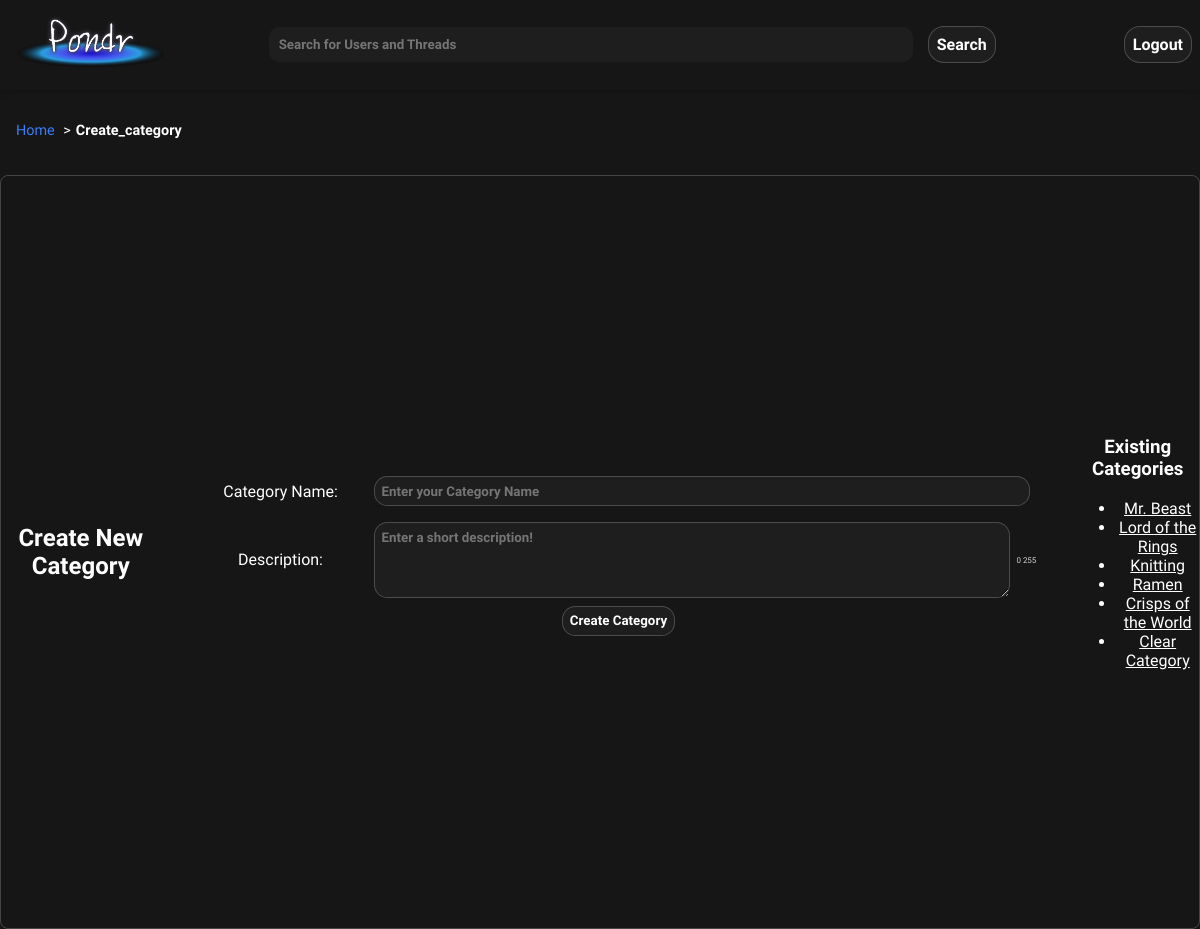
The page /public/pages/create_category.php (signed in) on the database its author committed.
### tables this page shows
CREATE TABLE categories (
    catId INT AUTO_INCREMENT,
    userId INT NOT NULL,
    name VARCHAR(255) NOT NULL,
    description VARCHAR(255),
    count INT NOT NULL DEFAULT 0,  
    PRIMARY KEY(catId),
    FOREIGN KEY(userId) REFERENCES users(userId)
        ON DELETE CASCADE
);

### public/pages/create_category.php (the view, shortened to what this page needs)
<!DOCTYPE html>
<html lang="en">
<head>
    <link rel="stylesheet" href="../css/styles.css">
    <link rel="stylesheet" href="../css/form.css">
</head>
<body>
    <?php require_once '../scripts/header.php'; ?>
    <main class="form-container center-container">
        <h2>Create New Category</h2>
        <form method="post" action="">
            <div class="form-item">
                <label for="categoryName">Category Name:</label>
                <input type="text" placeholder="Enter your Category Name" id="categoryName" name="categoryName" required>
            </div>
            <div class="form-item">
                <label for="categoryDescription">Description:</label>
                <textarea id="categoryDescription" placeholder="Enter a short description!" name="categoryDescription" rows="4" required></textarea>
                <div id="char-count">
                        <span id="curr">0</span>
                        <span id="max">255</span>
                    </div>
                </div>
            <button type="submit" class="submit-button">Create Category</button>
        </form>
        <section>
            <h3>Existing Categories</h3>
            <ul>
            <?php
                $sql = "SELECT catId, name FROM categories ORDER BY count DESC LIMIT 10;";
                $prstmt = $conn->prepare($sql);
                try {
                    $prstmt->execute();
                    $prstmt->bind_result($catListId,$catName);
                    if ($prstmt->fetch()) {
                        echo (isset($search)) ? "<li><a href=\"./discussion.php?catId=$catListId&search=$search\">$catName</a></li>" : "<li><a href=\"./discussion.php?catId=$catListId\">$catName</a></li>";
                        while ($prstmt->fetch()) {
                            echo (isset ($search)) ? "<li><a href=\"./discussion.php?catId=$catListId&search=$search\">$catName</a></li>" : "<li><a href=\"./discussion.php?catId=$catListId\">$catName</a></li>";
                        }
                        echo (isset ($search)) ? "<li><a href=\"./discussion.php?search=$search\">Clear Filter</a></li>" : "<li><a href=\"./discussion.php\">Clear Category</a></li>";
                    } else {
                        echo "<p>No Categories have been made yet! Try making one now!</p>";
                    }
                } catch(mysqli_sql_exception $e) {
                    $code = $e->getCode();
                    echo "<p>Error occurred: pulling categories. Error: $code</p>";
                }
                ?>
            </ul>
        </section>
    </main>
</body>
</html>

### public/css/styles.css (style rules this page uses)
:root { --background-color: #161616; --navbar-dark: linear-gradient(145deg, #0A0A0A, #161616); --button-border: rgba(255, 255, 255, 0.2); --text-color: #ffffff; --button-hover-bg: #2A2A2A; --input-background: #1E1E1E; --input-hover: rgba(255, 255, 255, 0.1); --highlight-color: #3A7FFB; --box-shadow: 0 4px 6px rgba(0, 0, 0, 0.1); --pondr-font: 'Quicksand', sans-serif; }
a { color: white; }
body { margin: 0; padding: 0; font-family: var(--pondr-font); background-color: var(--background-color); color:var(--text-color); transition: all 0.2s ease; }
input[type="text"], input[type="password"], input[type="email"], button, .link-button, .form-button, .form-container textarea, .form-container select { font-family: var(--pondr-font); background-color: var(--input-background); color: var(--text-color); border: 0.1em solid var(--button-border); border-radius: 1em; transition: all 0.3s ease-in; padding: 0.5em; text-decoration: none; margin: 0em 0.5em; font-weight:bold; outline: none; }
.center-container { display:flex; justify-content: center; align-items:center; height: 94vh; }

### public/css/form.css (style rules this page uses)
.form-container { text-align:center; display: flex; align-items: center; justify-content: center; border: 0.1em solid var(--button-border); border-radius: 0.5em; }
.form-container form { padding: 2em 2.5em; display: flex; flex-direction: column; justify-content: center; align-items: center; width:100%; }
.form-item { margin:0.5em; display: flex; flex-direction: row; justify-content: center; flex-flow: wrap; width: 100%; position: relative; min-height: 90 px; margin-bottom: 30 px; align-items:center; }
.form-item > label { min-width: 10em; }
.form-item > input, .form-item > textarea { max-width: 80%; margin-left: 1em; flex-grow: 1; }
#char-count { float: right; font-size: 0.5rem; padding: 0.1rem 0 0 0; color: lightgray ; }

### rows shown on the page
categories: name "Mr. Beast"
categories: name "Lord of the Rings"
categories: name "Knitting"
categories: name "Ramen"
categories: name "Crisps of the World"

### other values the page prints
$parts[$i] "Create_category"
